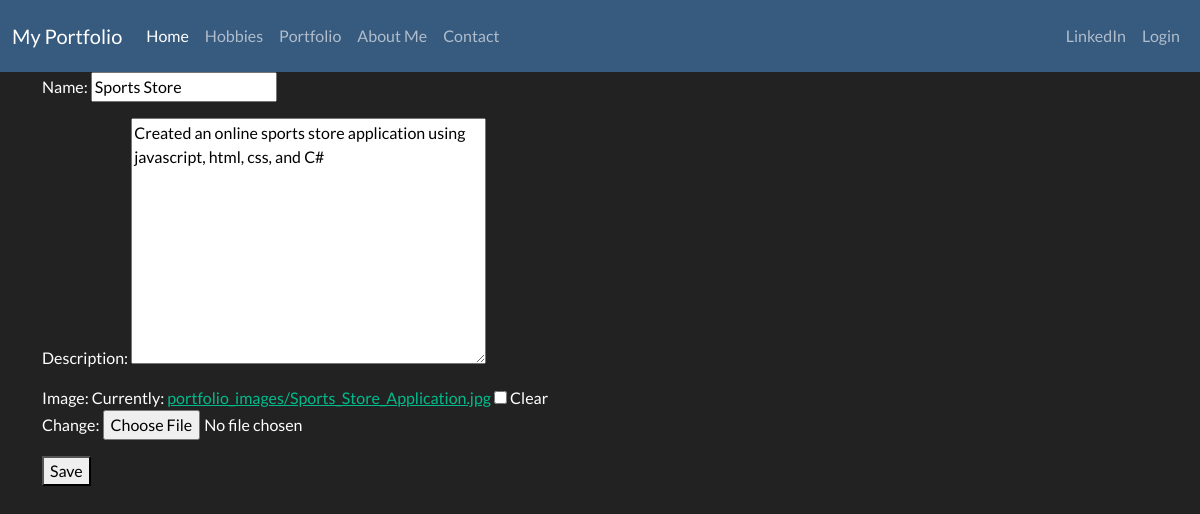
Screenshot of /update/2 with the database file from the repository.
### PortfolioDatabase/models.py (models this page shows, shortened)
class Portfolio(models.Model):
    name = models.CharField(max_length=100)
    description = models.TextField()
    image = models.ImageField(upload_to='portfolio_images/', null=True, blank=True)
    github_url = models.URLField(blank=True)

### PortfolioDatabase/views.py (the view)
# urls.py: path('update/<int:id>', views.update_portfolio, name="update_portfolio"),
def update_portfolio(request, id):
    portfolio = Portfolio.objects.get(id=id)
    form = PortfolioForm(request.POST or None, instance=portfolio)
    if request.method == 'POST':
        if form.is_valid():
            form.save()
            return redirect('home')
    return render(request, 'PortfolioDatabase/item-form.html', {'form': form, 'portfolio': portfolio})

### PortfolioDatabase/forms.py
class PortfolioForm(forms.ModelForm):
    class Meta:
        model = Portfolio
        fields = ['name', 'description', 'image']

### PortfolioDatabase/templates/PortfolioDatabase/item-form.html (shortened to what this page needs)
{% extends 'PortfolioDatabase/base.html' %}
{% block content %}
<form method="POST">
    {{ form.as_p }}
    <button type="submit">Save</button>
</form>
{% endblock %}

### rows the page displays
Portfolio: name "Sports Store", description "Created an online sports store application using javascript, html, css, and C#"
